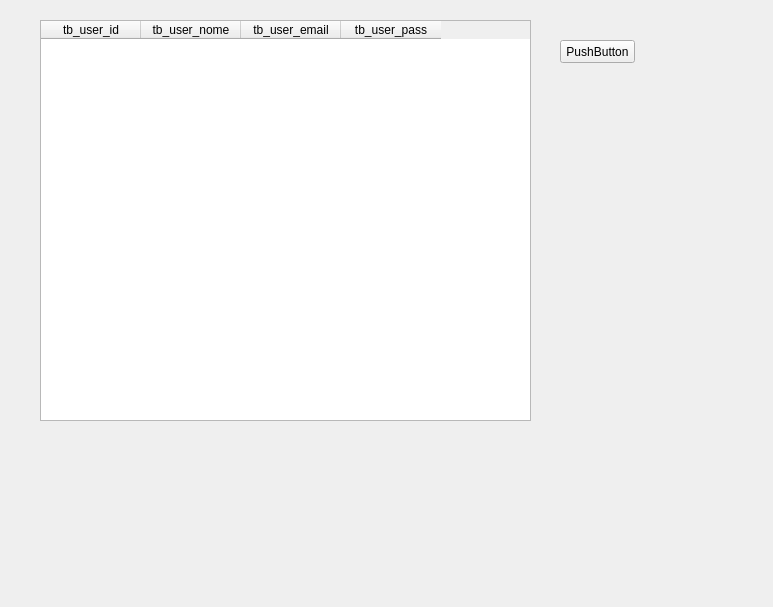
<?xml version="1.0" encoding="UTF-8"?>
<ui version="4.0">
 <class>Form</class>
 <widget class="QWidget" name="Form">
  <property name="geometry">
   <rect>
    <x>0</x>
    <y>0</y>
    <width>773</width>
    <height>607</height>
   </rect>
  </property>
  <property name="windowTitle">
   <string>Form</string>
  </property>
  <widget class="QTableWidget" name="tableWidget">
   <property name="geometry">
    <rect>
     <x>40</x>
     <y>20</y>
     <width>491</width>
     <height>401</height>
    </rect>
   </property>
   <column>
    <property name="text">
     <string>tb_user_id</string>
    </property>
   </column>
   <column>
    <property name="text">
     <string>tb_user_nome</string>
    </property>
   </column>
   <column>
    <property name="text">
     <string>tb_user_email</string>
    </property>
   </column>
   <column>
    <property name="text">
     <string>tb_user_pass</string>
    </property>
   </column>
  </widget>
  <widget class="QPushButton" name="pushButton">
   <property name="geometry">
    <rect>
     <x>560</x>
     <y>40</y>
     <width>75</width>
     <height>23</height>
    </rect>
   </property>
   <property name="text">
    <string>PushButton</string>
   </property>
  </widget>
 </widget>
 <resources/>
 <connections/>
</ui>
